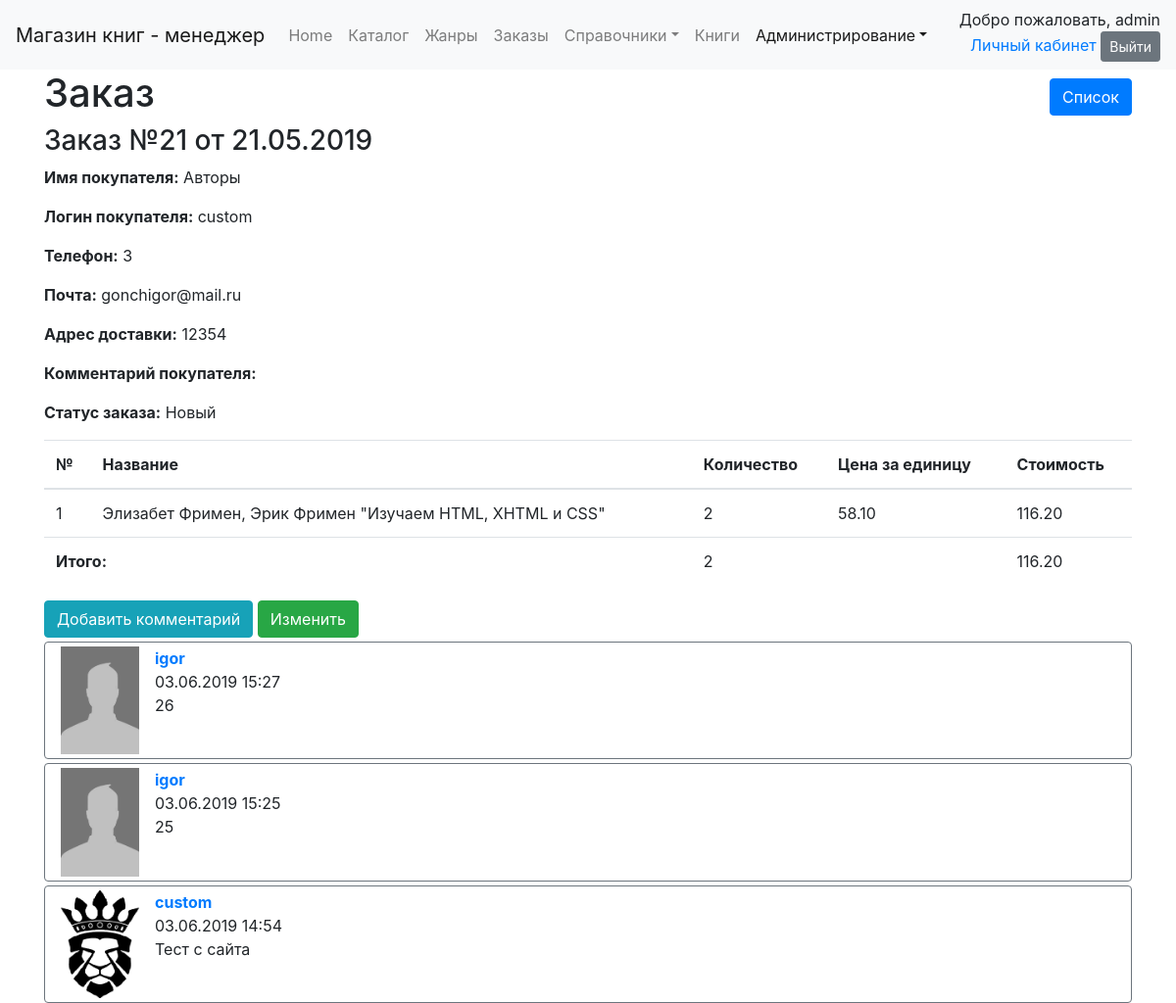
Before: /order/all/21/ (signed in) with the older database file.
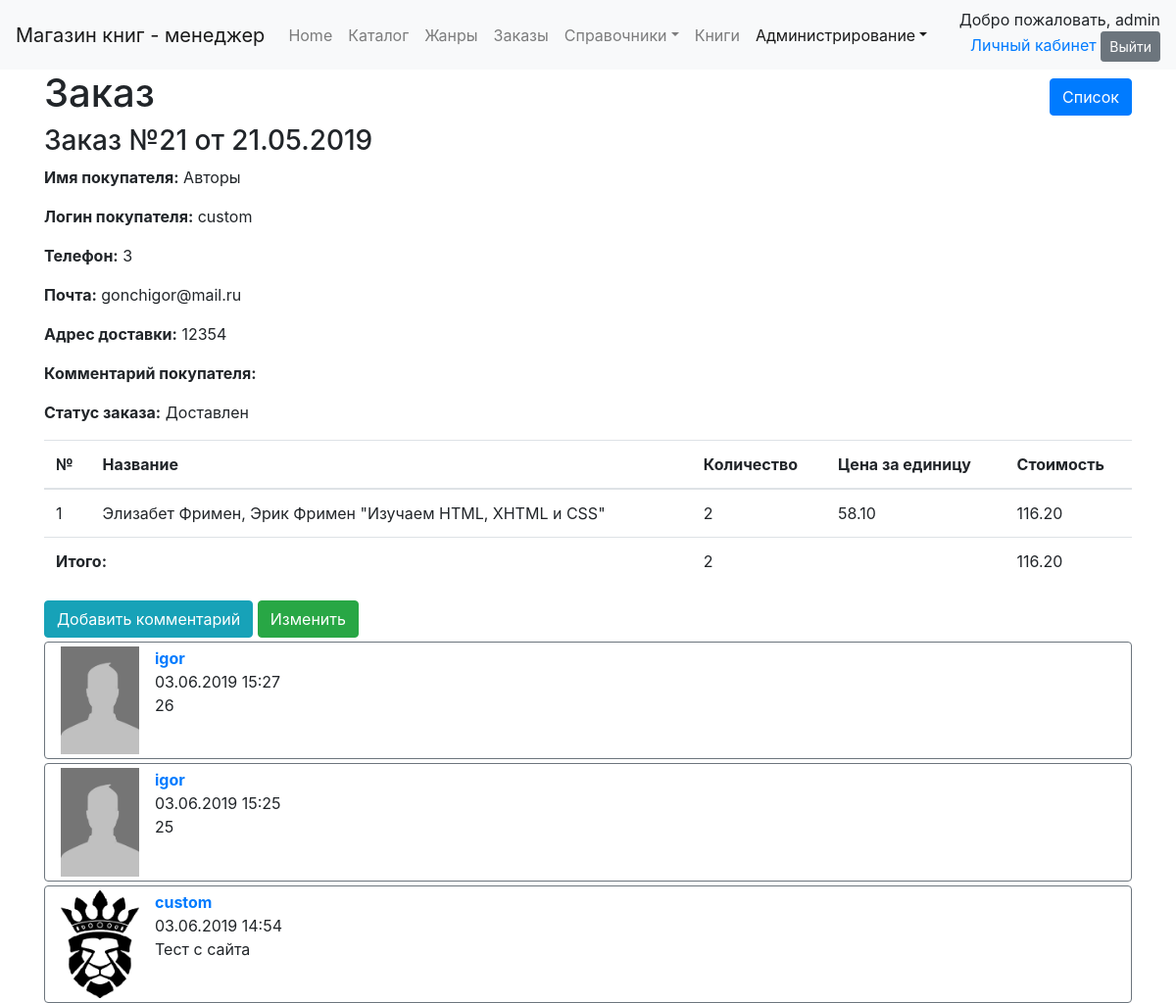
After: the same page with the newer database file.
### orderapp/models.py (models this page shows, shortened)
class Order(models.Model):
    cart = models.ForeignKey(Cart, on_delete=models.PROTECT, verbose_name='корзина', related_name='order',
                             related_query_name='order')
    status = models.ForeignKey(OrderStatus, on_delete=models.PROTECT, verbose_name='статус', related_name='order',
                               related_query_name='order')
    name = models.CharField(verbose_name='имя', max_length=50, help_text='Как к вам обращаться?')
    phone = models.CharField(max_length=15, verbose_name='телефон', help_text='Телефон для связи: +375(29)000-00-00')
    email = models.EmailField(verbose_name='email', blank=True, null=True,
                              help_text='Электронная почта: example@domain.com')
    delivery_adress = models.TextField(verbose_name='Адрес доставки',
                                       help_text='Пример: г. Минск, ул. Звездная, д. 1, кв. 7')
    comments = models.TextField(verbose_name='комментарий', blank=True, null=True)
    date_create = models.DateTimeField("Дата создания", auto_now_add=True, )
    date_update = models.DateTimeField("Дата последнего изменения", auto_now=True)
    user_comments = GenericRelation(Comment, related_query_name='order')
    def __str__(self):
        return "Заказ №" + str(self.pk) + " от " + self.date_create.strftime("%d.%m.%Y")
    @classmethod
    def get_list_url(cls):
        return reverse_lazy('order_list')
    class Meta:
        verbose_name = 'заказ'
        verbose_name_plural = 'заказы'
        permissions = [('manager', 'is_manager'), ]

### cartapp/models.py (models this page shows)
class Cart(models.Model):
    user = models.ForeignKey(User, on_delete=models.CASCADE, related_name='cart', related_query_name='cart', blank=True,
                             null=True)
    date_create = models.DateTimeField("Дата создания", auto_now_add=True, )
    date_update = models.DateTimeField("Дата последнего изменения", auto_now=True)
    @property
    def total_quantity(self):
        quantity = self.books.aggregate(models.Sum('quantity'))['quantity__sum']
        if quantity is None:
            return 0
        return quantity
    @property
    def total_cost(self):
        return sum(book.cost for book in self.books.all())
    class Meta:
        verbose_name = 'корзина'
        verbose_name_plural = 'корзины'

class BookInCart(models.Model):
    cart = models.ForeignKey(Cart, models.CASCADE, related_name='books', related_query_name='book')
    book = models.ForeignKey(Book, models.CASCADE, related_name='cart', related_query_name='cart')
    quantity = models.PositiveIntegerField('Количество', default=1)
    date_create = models.DateTimeField("Дата внесения", auto_now_add=True, )
    date_update = models.DateTimeField("Дата последнего изменения", auto_now=True)
    @property
    def cost(self):
        return self.quantity * self.book.price
    class Meta:
        verbose_name = 'книга в корзине'
        verbose_name_plural = 'книги в корзине'
        constraints = [
            models.UniqueConstraint(fields=['cart', 'book'], name='unique_book_in_cart'),
        ]

### dimensionsapp/models.py (models this page shows, shortened)
class Dimension(models.Model):
    name = models.CharField("Наименование", max_length=50, unique=True)
    description = models.TextField("Описание", blank=True, )
    class Meta:
        abstract = True
        ordering = ['name']

class OrderStatus(Dimension):
    class Meta(Dimension.Meta):
        verbose_name = 'статус заказа'
        verbose_name_plural = 'статусы заказа'

class Author(Dimension):
    biography = models.TextField("Биография", blank=True, )
    namePublic = models.CharField("Имя (для покупателя)", max_length=100)
    class Meta(Dimension.Meta):
        verbose_name = 'автор'
        verbose_name_plural = 'авторы'

### goodsapp/models.py (models this page shows, shortened)
class Book(models.Model):
    name = models.CharField("Название книги", max_length=200)
    image_field = models.ImageField("Фото обложки", blank=True, null=True, upload_to='bookimage')
    price = models.DecimalField("Цена (BYN)", max_digits=8, decimal_places=2)
    authors = models.ManyToManyField(referen.Author, verbose_name="Авторы")
    serie = models.ForeignKey(referen.Serie, on_delete=models.PROTECT, verbose_name="Серия", null=True, blank=True)
    jenre = models.ManyToManyField(referen.Jenre, verbose_name="Жанры")
    year_publishing = models.PositiveIntegerField("Год издания")
    count_pages = models.PositiveIntegerField("Количество страниц")
    binding = models.ForeignKey(referen.Binding, on_delete=models.PROTECT, verbose_name="Переплет")
    format_book = models.ForeignKey(referen.FormatBook, on_delete=models.PROTECT, verbose_name="Формат")
    isbn = models.CharField("ISBN", max_length=13)
    weight = models.FloatField("Вес (гр)")
    age_restrictions = models.ForeignKey(referen.AgeRestriction, verbose_name="Возрастные ограничения",
                                         on_delete=models.PROTECT, )
    publisher = models.ForeignKey(referen.PublishingHouse, on_delete=models.PROTECT, verbose_name="Издательство")
    count_books = models.PositiveIntegerField("Количество книг в наличии")
    is_active = models.BooleanField("Активный (доступен для заказа)", default=True)
    rate = models.FloatField("Рейтинг")
    date_create = models.DateTimeField("Дата внесения в каталог", auto_now_add=True, )
    date_update = models.DateTimeField("Дата последнего изменения карточки", auto_now=True)
    user_comments = GenericRelation(Comment, related_query_name='book')
    def description(self):
        return ', '.join([s.namePublic for s in self.authors.all()]) + " \"" + self.name + "\""
    class Meta:
        verbose_name = "книга"
        verbose_name_plural = "книги"
        ordering = ['pk']

### commentsapp/models.py (models this page shows, shortened)
class Comment(models.Model):
    user = models.ForeignKey(User, models.CASCADE, verbose_name='Пользователь')
    comment_text = models.TextField(verbose_name='Текст')
    date_create = models.DateTimeField(verbose_name='дата', auto_now_add=True)
    content_type = models.ForeignKey(ContentType, on_delete=models.CASCADE)
    object_id = models.PositiveIntegerField()
    content_object = GenericForeignKey('content_type', 'object_id')
    class Meta:
        verbose_name = 'комментарий'
        verbose_name_plural = 'комментарии'
        ordering = ['-date_create']

### authapp/models.py (models this page shows)
class UserExt(models.Model):
    user = models.OneToOneField(User, models.CASCADE, related_query_name="extended",
                                related_name="extended")
    avatar = models.ImageField('аватар', blank=True, null=True, upload_to='avatars')
    phone = models.CharField('телефон', max_length=15)
    dop_info = models.TextField('дополнительная информация', blank=True, null=True)
    home_country = models.CharField('домашний адрес - страна', max_length=50, blank=True, null=True)
    home_city = models.CharField('домашний адрес - город', max_length=50, blank=True, null=True)
    home_index = models.CharField('домашний адрес - индекс', max_length=15, blank=True, null=True)
    home_adress1 = models.TextField('домашний адрес - адрес1', blank=True, null=True)
    home_adress2 = models.TextField('домашний адрес - адрес2', blank=True, null=True)
    class Meta:
        verbose_name = 'дополнительные параметры профиля'
        verbose_name_plural = 'дополнительные параметры профиля'

### orderapp/views.py (the view)
# urls.py: path('all/<int:pk>/', ManagerOrderDetailView.as_view(), name='order_detail'),
class ManagerOrderDetailView(ManagerDetailView):
    model = Order
    def get_context_data(self, **kwargs):
        context = super().get_context_data(**kwargs)
        context['comments'] = self.object.user_comments.all().order_by('-date_create')
        return context

### orderapp/templates/orderapp/order_detail.html (shortened to what this page needs)
{% extends 'dimension_detail.html' %}
{% load static %}
{% load comment_div %}
{% block navbar %}
    {% include 'navbar.html' with active="administration" %}
{% endblock %}
{% block page_name %}
    Заказ
{% endblock %}
{% block dimension %}
    <h3>{{ object }}</h3>
    <p><strong>Имя покупателя:</strong> {{ object.name }}</p>
    <p><strong>Логин покупателя:</strong> {{ object.cart.user|default_if_none:"anonymous user" }}</p>
    <p><strong>Телефон:</strong> {{ object.phone }}</p>
    {% if object.email %}
        <p><strong>Почта:</strong> {{ object.email }}</p>
    {% endif %}
    <p><strong>Адрес доставки:</strong> {{ object.delivery_adress }}</p>
    <p><strong>Комментарий покупателя:</strong> {{ object.comments }}</p>
    <p><strong>Статус заказа:</strong> {{ object.status.name }}</p>
    <table class="table">
        <thead>
        <tr>
            <th>№</th>
            <th>Название</th>
            <th>Количество</th>
            <th>Цена за единицу</th>
            <th>Стоимость</th>
        </tr>
        </thead>
        <tbody>
        {% for obj in object.cart.books.all %}
            <tr>
                <td>{{ forloop.counter }}</td>
                <td>{{ obj.book.description }}</td>
                <td>{{ obj.quantity }}</td>
                <td>{{ obj.book.price }}</td>
                <td>{{ obj.cost }}</td>
            </tr>
        {% endfor %}
        </tbody>
        <tfoot>
        <tr>
            <td colspan="2"><strong>Итого:</strong></td>
            <td>{{ object.cart.total_quantity }}</td>
            <td></td>
            <td>{{ object.cart.total_cost }}</td>
        </tr>
        </tfoot>
    </table>
{% endblock %}
{% block update %}
    <a href="{% url 'order_update' object.pk %}" class="btn btn-success">Изменить</a>
{% endblock %}
{% block comments %}
    {% for comment in comments %}
        {{  comment|comment_card:perms.orderapp.manager }}
    {% endfor %}
{% endblock %}
{% block comment_link %}
    <a href="{% url 'comments:create' 'order' object.pk %}" class="btn btn-info">Добавить комментарий</a>
{% endblock %}

### templates/dimension_detail.html (shortened to what this page needs)
{% extends 'base.html' %}
{% block body %}
    <div class="container">
        {% block page_title %}
            <div class="row align-items-center">
                <div class="col-auto">
                    <h1>{% block page_name %}{% endblock %}</h1>
                </div>
                <div class="col text-right">
                    {% block list %}
                        <a href="{% block list_ankor %}{{ object.get_list_url }}{% endblock %}"
                           class="btn btn-primary my-1">Список</a>
                    {% endblock %}
                </div>
            </div>
        {% endblock %}
        {% block dimension %}{% endblock %}
        {% block comment_link %}
        {% endblock %}
        {% block update %}{% endblock %}
        {% block comments %}{% endblock %}
    </div>
{% endblock body %}

### templates/base.html (shortened to what this page needs)
<!DOCTYPE html>
<html lang="en">
<head>
    <link rel="stylesheet" href="https://stackpath.bootstrapcdn.com/bootstrap/4.3.1/css/bootstrap.min.css"
>
    <link rel="stylesheet" href="https://use.fontawesome.com/releases/v5.8.1/css/all.css"
>
</head>
<body>
{% block navbar %}{% endblock %}
{% block body %}{% endblock %}
</body>
</html>

### templates/navbar.html (shortened to what this page needs)
<header class="navbar navbar-expand-lg navbar-light bg-light">
    {% if perms.orderapp.manager %}
        <a class="navbar-brand" href="#">Магазин книг - менеджер</a>
    {% else %}
        <a class="navbar-brand" href="{% url 'main-page' %}">Магазин книг</a>
    {% endif %}
    <div class="collapse navbar-collapse" id="navbarSupportedContent">
        <ul class="navbar-nav mr-auto">
            <li class="nav-item {% if active == 'main' %}active{% endif %}">
                <a class="nav-link" href="{% url 'main-page' %}">Home <span class="sr-only">(current)</span></a>
            </li>
            <li class="nav-item {% if active == 'catalog' %}active{% endif %}">
                <a class="nav-link" href="{% url 'book-catalog' %}">Каталог</a>
            </li>
            <li class="nav-item {% if active == 'jenre' %}active{% endif %}">
                <a class="nav-link" href="{% url 'book-jenre-list' %}">Жанры</a>
            </li>
            {% if perms.orderapp.manager %}
                <li class="nav-item {% if active == 'order' %}active{% endif %}">
                    <a class="nav-link" href="{% url 'order_active_list' %}">Заказы</a>
                </li>
            {% endif %}
            {% if perms.orderapp.manager %}
                <li class="nav-item dropdown {% if active == 'dimension' %}active{% endif %}">
                    <a class="nav-link dropdown-toggle" href="{% url 'dimensions_list' %}" id="navbarDropdown"
                       role="button"
                       data-toggle="dropdown" aria-haspopup="true" aria-expanded="false">Справочники</a>
                </li>
            {% endif %}
            {% if perms.orderapp.manager %}
                <li class="nav-item {% if active == 'book' %}active{% endif %}">
                    <a class="nav-link" href="{% url 'book_list' %}">Книги</a>
                </li>
            {% endif %}
            {% if perms.orderapp.manager %}
                <li class="nav-item dropdown {% if active == 'administration' %}active{% endif %}">
                    <a class="nav-link dropdown-toggle" href="{% url 'dimensions_list' %}" id="navbarDropdown"
                       role="button"
                       data-toggle="dropdown" aria-haspopup="true" aria-expanded="false">Администрирование</a>
                </li>
            {% endif %}
        </ul>
        <div class="ml-3 text-right">
            {% if user.is_authenticated %}
                <span class="">Добро пожаловать, {{ user.username }}</span>
                <form action="{% url 'auth:log_out' %}" method="post">
                    <a href="{% url 'auth:user' %}">Личный кабинет</a>
                    <button class="btn btn-secondary btn-sm">Выйти</button>
                </form>
            {% else %}
                <span>Вы не вошли на сайт</span>
                <p class="m-0"><a href="{% url 'auth:register' %}">Регистрация</a> <a
                        href="{% url 'auth:log_in' %}?next={{ view.request.path }}">Вход</a></p>
            {% endif %}
        </div>
    </div>
</header>

Changed rows visible on the page:
changed Order "Авторы": status.name "Новый" → "Доставлен"
